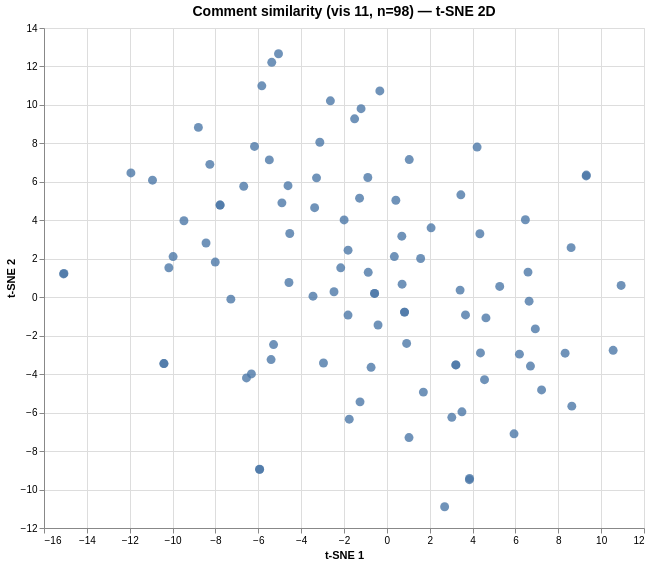

Express this chart as Vega-Lite.
### Vega specification from a JSON file in a GitHub repository (floating-point values rounded to 4 significant figures)
{"$schema": "https://vega.github.io/schema/vega/v6.json", "data": [{"name": "param_1e9efca18e7a2868_store"}, {"name": "source_0", "values": [{"comment": "The team of nutritionists consulted for this need to widen their own diet. Why is this graph missing beans, lentils, and…", "dim_1": 6.587, "dim_2": 1.306, "index": 0}, {"comment": "This is the story of Nutritionist 08, Emily.  Emily was a food nutritionist when she got selected as the 8th expert to r…", "dim_1": -2.958, "dim_2": -3.421, "index": 1}, {"comment": "The graph shows the food that nutritionist rate food from around the USA. It surprises me because I thought cheese and b…", "dim_1": 6.701, "dim_2": -3.579, "index": 2}, {"comment": "In this graph it is showing and rating the healthier foods (in America) verses the not healthy foods. What I have notice…", "dim_1": 6.187, "dim_2": -2.959, "index": 3}, {"comment": "What do you notice?\nThe response by Americans and the response by nutritionists can be seen to be following a similar pa…", "dim_1": 3.453, "dim_2": 5.324, "index": 4}, {"comment": "What do you notice?\nI notice that many Americans think frozen yogurt is healthier than it really is.\nWhat do you wonder?…", "dim_1": -5.372, "dim_2": 12.21, "index": 5}, {"comment": "I notice foods I would consider similarly (un)healthy far from each other on the graph. I wonder if anyone else question…", "dim_1": 4.624, "dim_2": -1.074, "index": 6}, {"comment": "I think this is a graph showing what is good and what is not. I notice this graph is showing healthy and Junk food. It's…", "dim_1": 3.503, "dim_2": -5.959, "index": 7}, {"comment": "In this graph its shown to be a scatterplot and there is a median line sepewrating opinions from nutritionists and Ameri…", "dim_1": 3.031, "dim_2": -6.243, "index": 8}, {"comment": "Nutritionist vs. American Public\n\nAccording to the scatter plot, the percentage of nutrients that say that sushi is heal…", "dim_1": -15.09, "dim_2": 1.213, "index": 9}, {"comment": "\"nutritionists vs the public opinion\"\nI noticed that the median line is perfectly cuts diagonally in the scatter plot, I…", "dim_1": 1.033, "dim_2": -7.299, "index": 10}, {"comment": "I noticed that the foods americans find healthy, nutritionists don't seem to find as healthy as other foods. Like Americ…", "dim_1": -5.485, "dim_2": 7.142, "index": 11}, {"comment": "Percent of food considered by Americans and nutritionists. Both  Americans and nutritionists consider granola bars, froz…", "dim_1": -6.177, "dim_2": 7.843, "index": 12}, {"comment": "More than anything else, it is what nutritionists consider good for health, such as popcorn, which they consider healthy…", "dim_1": -6.68, "dim_2": 5.771, "index": 13}, {"comment": "I noticed that foods with a lot of sugar or fat are considered unhealthy by Americans and nutritionists who think they’r…", "dim_1": -7.783, "dim_2": 4.794, "index": 14}, {"comment": "I notice that on this graph it shows the comparison between the foods Americans view as healthy and what nutritionists v…", "dim_1": 0.698, "dim_2": 3.174, "index": 15}, {"comment": "I noticed how there are various healthy foods are compared between nutritionists v. the public. I wonder why oranges are…", "dim_1": -9.975, "dim_2": 2.114, "index": 16}, {"comment": "I noticed that this graph is a comparison between regular individuals' rating of food health versus nutritionists' ratin…", "dim_1": 3.22, "dim_2": -3.519, "index": 17}, {"comment": "I notice that nutritionist say wine is healthier than steak\nI wonder what’s the healthiest food\nI don’t have pork\nNutrit…", "dim_1": -10.4, "dim_2": -3.448, "index": 18}, {"comment": "I notice that this graph compares how healthy various foods are perceived to be by nutritionists versus the American pub…", "dim_1": 0.825, "dim_2": -0.774, "index": 19}, {"comment": "I notice that Americans and nutritionists generally agree that foods like oranges, apples, and kale are healthy. However…", "dim_1": -10.94, "dim_2": 6.085, "index": 20}, {"comment": "I notice that Sushi seems to be considered healthy by 80% of nutritionists and only about 50% healthy by Americans makin…", "dim_1": -15.07, "dim_2": 1.237, "index": 21}, {"comment": "I noticed that some people could think something is healthy, and others could think it's not. I think it's mostly based …", "dim_1": -10.17, "dim_2": 1.533, "index": 22}, {"comment": "In this graph, this is showing what people have voted for that they think are healthy. The higher up you go the healthie…", "dim_1": 4.368, "dim_2": -2.895, "index": 23}, {"comment": "I notice that the graph has the linear line of nutritionists and americans that say certain foods are healthy. I notice …", "dim_1": -5.403, "dim_2": -3.243, "index": 24}, {"comment": "I’m noticed that some foods are more healthier according to nutritionists compared to the public. I wonder why people fe…", "dim_1": -8.439, "dim_2": 2.821, "index": 25}, {"comment": "1. I noticed that for the most part, Americans and nutritionists agreed on items on either extreme, that being closer to…", "dim_1": -5.835, "dim_2": 10.99, "index": 26}, {"comment": "I noticed that foods with more sugar or commonly characterized as fast foods seem to be considered less healthy by the p…", "dim_1": -5.943, "dim_2": -8.951, "index": 27}, {"comment": "What do you notice?\nI notice that hamburgers are both equally thought between the two comparisons \nWhat do you wonder? \n…", "dim_1": 8.598, "dim_2": 2.579, "index": 28}, {"comment": "I noticed that baked potatoes are so much healthier than the fried potatoes. I wonder why fried potatoes are so much unh…", "dim_1": -9.47, "dim_2": 3.976, "index": 29}, {"comment": "Title: True Healthy Foods\nWhat I notice about this is that graph shows the rating of a bunch of foods that the nutrition…", "dim_1": -4.898, "dim_2": 4.907, "index": 30}, {"comment": "1. I noticed that foods with a lot of sugar or fat are considered unhealthy \n2. I wonder how much the opinions of Americ…", "dim_1": -8.26, "dim_2": 6.909, "index": 31}, {"comment": "Thanks to all the students who responded.   Here are some of the catchy headlines that we received:  “When Experts and E…", "dim_1": 9.31, "dim_2": 6.352, "index": 32}, {"comment": "I noticed that 10% of Americans think that coke is healthy \n\nI wonder why this 10% think it’s healthy \n\nThis relates  to…", "dim_1": -8.796, "dim_2": 8.832, "index": 33}, {"comment": "the food is in a order to witch people like and dont like or eat a lot then dont i wonder how long this took it shows fo…", "dim_1": 10.56, "dim_2": -2.759, "index": 34}, {"comment": "I notice that this graph compares how healthy various foods are perceived to be by nutritionists versus the American pub…", "dim_1": 0.825, "dim_2": -0.774, "index": 35}, {"comment": "lots of unheathle food", "dim_1": 10.93, "dim_2": 0.612, "index": 36}, {"comment": "I noticed that foods with a lot of sugar or fat are considered unhealthy by Americans and nutritionists who think they’r…", "dim_1": -7.783, "dim_2": 4.795, "index": 37}, {"comment": "I immediately noticed in this graph that butter is the closest food to be agreed upon with both nutritionists and regula…", "dim_1": -4.531, "dim_2": 3.313, "index": 38}, {"comment": "This graph shows how nutritionists and the general American public view the healthiness of different foods. The higher a…", "dim_1": -1.81, "dim_2": 2.448, "index": 39}, {"comment": "This scatter plot compares what nutritionists and Americans deem healthy regarding food. I first noticed that Americans …", "dim_1": -0.87, "dim_2": 1.296, "index": 40}, {"comment": "The graph hard to read clearly. Are readers to assume the point is centered in the middle of the item? This works for ci…", "dim_1": 4.212, "dim_2": 7.808, "index": 41}, {"comment": "This graph displays how nutritionists and Americans rate how healthy different foods are. The higher up a food is, the m…", "dim_1": -2.153, "dim_2": 1.53, "index": 42}, {"comment": "I notice that the graph has the linear line of nutritionists and americans that say certain foods are healthy. I notice …", "dim_1": -1.812, "dim_2": -0.927, "index": 43}, {"comment": "In this graph, I noticed only around 10 foods on the line. This means there are only 10 foods in this group that nutriti…", "dim_1": -0.736, "dim_2": -3.646, "index": 44}, {"comment": "I notice that this graph is comparing foods based on if they are healthy or not, ranked by nutritionists and the America…", "dim_1": -5.287, "dim_2": -2.46, "index": 45}, {"comment": "I noticed that 40% of nutritionist say butter is healthy\nI wonder what this graph would look like in different states \nT…", "dim_1": 3.861, "dim_2": -9.423, "index": 46}, {"comment": "I notice that granola bars are not as healthy as people think it is .\nI also notice that vegetables and fruits are more …", "dim_1": -2.635, "dim_2": 10.21, "index": 47}, {"comment": "I noticed that 40% of nutritionists say butter is healthy \nI wonder what this graph would look like in different states …", "dim_1": 3.852, "dim_2": -9.487, "index": 48}, {"comment": "1. What do I notice?\nI noticed that most nutritionists think of certain foods as healthy, when not as many Americans bel…", "dim_1": -0.888, "dim_2": 6.226, "index": 49}, {"comment": "What do you notice?\n\nThat Americans frozen yogurt is healthier than it actually is\n• What do you wonder?\nI wonder why Am…", "dim_1": -5.056, "dim_2": 12.66, "index": 50}, {"comment": "I notice that chocolate chip cookies, French fries, and regular soda has the least amount because of the sugar. I wonder…", "dim_1": 3.418, "dim_2": 0.37, "index": 51}, {"comment": "I notice that nutritionist say wine is healthier than steak\nI wonder what’s the healthiest food\nI don’t have pork\nNutrit…", "dim_1": -10.4, "dim_2": -3.448, "index": 52}, {"comment": "I notice that what people say and what nutritionist say are kind of similar \nI wonder what butter and steak tastes like …", "dim_1": 2.696, "dim_2": -10.89, "index": 53}, {"comment": "What do you notice? I noticed that even though 70% of people think granola is healthy, only 25% of nutritionists believe…", "dim_1": -1.505, "dim_2": 9.278, "index": 54}, {"comment": "• What do you notice?\nI noticed that nutritionists think granola bars are unhealthy. Others grew up always thinking it w…", "dim_1": -1.204, "dim_2": 9.806, "index": 55}, {"comment": "1. I see that half of our foods are near the not good for you at all by the percentage by the y-axis. And they are not h…", "dim_1": -6.551, "dim_2": -4.197, "index": 56}, {"comment": "What do you notice?\nI notice that there is a lot of different comparisons between Americans and nutritionist on what is …", "dim_1": -3.447, "dim_2": 0.056, "index": 57}, {"comment": "7. This graph illustrates how Americans’ beliefs about what foods are healthy align with the expert opinions of nutritio…", "dim_1": -3.371, "dim_2": 4.657, "index": 58}, {"comment": "1. I noticed that half of our foods are near the not so nutritious by the percentage on the y-axis. And they are not hea…", "dim_1": -6.321, "dim_2": -3.987, "index": 59}, {"comment": "Headline: Nutritionists vs. Americans: Perception of Health in Foods \nI notice that a good amount of the foods are rated…", "dim_1": -0.412, "dim_2": -1.444, "index": 60}, {"comment": "In this graph I noticed that it is comapring how people and nutritionalist view certain foods on a scale of how healthy …", "dim_1": 0.923, "dim_2": -2.404, "index": 61}, {"comment": "This graph compares how healthy Americans see certain foods versus how healthy nutritionists have found food to be. I no…", "dim_1": 0.349, "dim_2": 2.116, "index": 62}, {"comment": "I noticed that this graph is a comparison between regular individuals' rating of food health versus nutritionists' ratin…", "dim_1": 3.22, "dim_2": -3.518, "index": 63}, {"comment": "I notice the graph is about nutrition and the percentage of what Americans think is heathy or not compared to the opinio…", "dim_1": 1.704, "dim_2": -4.934, "index": 64}, {"comment": "Welcome to Wednesday's live moderation of “What’s Going On in This Graph?”  Today’s graph is about how the public and nu…", "dim_1": 9.302, "dim_2": 6.306, "index": 65}, {"comment": "This graph displays a comparison between regular individuals' rating of food health versus nutritionalists' rating of fo…", "dim_1": 8.319, "dim_2": -2.91, "index": 66}, {"comment": "I noticed that for a lot of foods that people think are \"healthy\" such as granola, really aren't that healthy. Even Slim…", "dim_1": -3.128, "dim_2": 8.06, "index": 67}, {"comment": "What do you notice? I notice that foods very high in saturated fat content, sugar, and highly processed are at the botto…", "dim_1": 6.638, "dim_2": -0.207, "index": 68}, {"comment": "The graph represents the comparison between foods that Americans say are \"healthy\" and \"unhealthy.\" Foods with extreme l…", "dim_1": 4.558, "dim_2": -4.287, "index": 69}, {"comment": "This image shows the level of percentage that food is rated at to show what food has the most and best nutrition, but no…", "dim_1": -1.252, "dim_2": -5.441, "index": 70}, {"comment": "This graph demonstrates plots of where Americans (x) and nutritionists (y) believe certain foods place on a \"healthy\" sc…", "dim_1": 1.577, "dim_2": 2.015, "index": 71}, {"comment": "What do you notice?\nI notice the Y-axis shows the percent of nutritionists saying a food is healthy, while the X-axis sh…", "dim_1": -2.467, "dim_2": 0.285, "index": 72}, {"comment": "People in the graph put fresh foods as rated healthier over highly processed foods as unhealthy.", "dim_1": 6.928, "dim_2": -1.646, "index": 73}, {"comment": "Scale of foods from healthy to unhealthy", "dim_1": -7.281, "dim_2": -0.099, "index": 74}, {"comment": "What do you notice?\nI notice that most Americans are aligned with nutritionists regarding vegetables but not regarding r…", "dim_1": 0.419, "dim_2": 5.043, "index": 75}, {"comment": "This graph displays a scatter plot of the food nutritionists and other Americans say are healthy and unhealthy. I notice…", "dim_1": 3.67, "dim_2": -0.921, "index": 76}, {"comment": "i love junk food", "dim_1": -1.755, "dim_2": -6.343, "index": 77}, {"comment": "Of all the foods mentioned, quinoa is one of the healthiest. It is a whole grain rich in vegetable protein, fiber, vitam…", "dim_1": -11.94, "dim_2": 6.462, "index": 78}, {"comment": "1)This chart shows how nutritionists and the general public differ in their views on which foods are healthy. There’s st…", "dim_1": -3.282, "dim_2": 6.207, "index": 79}, {"comment": "1. I notice that the middle of the graph is the equal point between what nutritionists say is healthy, and what American…", "dim_1": -4.613, "dim_2": 5.802, "index": 80}, {"comment": "1) What do you notice?\nI noticed that many foods  believed to be healthy, like granola bars, frozen yogurt, and orange j…", "dim_1": -1.274, "dim_2": 5.15, "index": 81}, {"comment": "Observations - In this graph, 2,000 voters and 672 nutritionists went on to rate the healthiness of 52 foods. Junk foods…", "dim_1": -1.994, "dim_2": 4.02, "index": 82}, {"comment": "Quality is not recognized in this graphic. For example, an organic pizza loaded with veggies is very different from a gr…", "dim_1": 8.631, "dim_2": -5.663, "index": 83}, {"comment": "What do you notice?\n- What I did notice was that a solid source of protein (that being hamburgers) are so far down on th…", "dim_1": 6.465, "dim_2": 4.028, "index": 84}, {"comment": "I think the picture represents how Americans think certain foods are healthy, compared to how nutritionists view them. T…", "dim_1": 2.064, "dim_2": 3.611, "index": 85}, {"comment": "I find that we think certain foods are healthy because of what we have been told. Advertisements depict certain foods li…", "dim_1": -8.008, "dim_2": 1.827, "index": 86}, {"comment": "In this graph, it seems that many Americans have a similar view of nutrition compared to nutritionists, with some being …", "dim_1": 0.711, "dim_2": 0.68, "index": 87}, {"comment": "i think this graph is fake. theres no way professinals think popcorn is healthier than steak. i could maybe get why wine…", "dim_1": 7.22, "dim_2": -4.821, "index": 88}, {"comment": "In the graph, the first thing that caught my eye was the frozen yogurt and the granola bars that are meant to be healthy…", "dim_1": 5.267, "dim_2": 0.56, "index": 89}, {"comment": "I noticed that foods that are portrayed by the media and seen as fast foods tend to be known for being bad for one's hea…", "dim_1": 1.045, "dim_2": 7.158, "index": 90}, {"comment": "1) What do you notice? \n\nI notice that this graph is a scatter plot about the types of food that are healthy for you. Fo…", "dim_1": 4.341, "dim_2": 3.302, "index": 91}, {"comment": "We noticed that foods with more sugar or commonly characterized as fast foods seem to be considered less healthy by the …", "dim_1": -5.935, "dim_2": -8.945, "index": 92}, {"comment": "We want to name this: The Food Bar!\nWe want know why are granola bars far from being healthy and why is steak half way d…", "dim_1": -0.328, "dim_2": 10.73, "index": 93}, {"comment": "I noticed that the graph shows an excellent correlation, I would guess R-squared is close to 0.95.\n\nMy catchy headline: …", "dim_1": 5.935, "dim_2": -7.103, "index": 94}, {"comment": "My catchy headline:\n“Americans are Not Dumb About Nutrition.”", "dim_1": -4.57, "dim_2": 0.767, "index": 95}, {"comment": "I notice on this scatter plot graph of nutritionists and the American peoples rating of various foods.  As expected, thi…", "dim_1": -0.573, "dim_2": 0.196, "index": 96}, {"comment": "I notice on this scatter plot graph of nutritionists and the American peoples rating of various foods.  As expected, thi…", "dim_1": -0.573, "dim_2": 0.196, "index": 97}]}, {"name": "source_0_x_domain_dim_1", "values": [{"min": -15.09, "max": 10.93}]}, {"name": "source_0_y_domain_dim_2", "values": [{"min": -10.89, "max": 12.66}]}], "signals": [{"name": "unit", "value": {}, "on": [{"events": "pointermove", "update": "isTuple(group()) ? group() : unit"}]}, {"name": "param_1e9efca18e7a2868", "update": "vlSelectionResolve(\"param_1e9efca18e7a2868_store\", \"union\")"}, {"name": "param_1e9efca18e7a2868_dim_1", "on": [{"events": [{"source": "view", "type": "dblclick"}], "update": "null"}, {"events": {"signal": "param_1e9efca18e7a2868_translate_delta"}, "update": "panLinear(param_1e9efca18e7a2868_translate_anchor.extent_x, -param_1e9efca18e7a2868_translate_delta.x / width)"}, {"events": {"signal": "param_1e9efca18e7a2868_zoom_delta"}, "update": "zoomLinear(domain(\"x\"), param_1e9efca18e7a2868_zoom_anchor.x, param_1e9efca18e7a2868_zoom_delta)"}]}, {"name": "param_1e9efca18e7a2868_dim_2", "on": [{"events": [{"source": "view", "type": "dblclick"}], "update": "null"}, {"events": {"signal": "param_1e9efca18e7a2868_translate_delta"}, "update": "panLinear(param_1e9efca18e7a2868_translate_anchor.extent_y, param_1e9efca18e7a2868_translate_delta.y / height)"}, {"events": {"signal": "param_1e9efca18e7a2868_zoom_delta"}, "update": "zoomLinear(domain(\"y\"), param_1e9efca18e7a2868_zoom_anchor.y, param_1e9efca18e7a2868_zoom_delta)"}]}, {"name": "param_1e9efca18e7a2868_tuple", "on": [{"events": [{"signal": "param_1e9efca18e7a2868_dim_1 || param_1e9efca18e7a2868_dim_2"}], "update": "param_1e9efca18e7a2868_dim_1 && param_1e9efca18e7a2868_dim_2 ? {unit: \"\", fields: param_1e9efca18e7a2868_tuple_fields, values: [param_1e9efca18e7a2868_dim_1,param_1e9efca18e7a2868_dim_2]} : null"}]}, {"name": "param_1e9efca18e7a2868_tuple_fields", "value": [{"field": "dim_1", "channel": "x", "type": "R"}, {"field": "dim_2", "channel": "y", "type": "R"}]}, {"name": "param_1e9efca18e7a2868_translate_anchor", "value": {}, "on": [{"events": [{"source": "scope", "type": "pointerdown"}], "update": "{x: x(unit), y: y(unit), extent_x: domain(\"x\"), extent_y: domain(\"y\")}"}]}, {"name": "param_1e9efca18e7a2868_translate_delta", "value": {}, "on": [{"events": [{"source": "window", "between": [{"source": "scope", "type": "pointerdown"}, {"source": "window", "type": "pointerup"}], "type": "pointermove", "consume": true}], "update": "{x: param_1e9efca18e7a2868_translate_anchor.x - x(unit), y: param_1e9efca18e7a2868_translate_anchor.y - y(unit)}"}]}, {"name": "param_1e9efca18e7a2868_zoom_anchor", "on": [{"events": [{"source": "scope", "type": "wheel", "consume": true}], "update": "{x: invert(\"x\", x(unit)), y: invert(\"y\", y(unit))}"}]}, {"name": "param_1e9efca18e7a2868_zoom_delta", "on": [{"events": [{"source": "scope", "consume": true, "type": "wheel"}], "update": "pow(1.001, event.deltaY * pow(16, event.deltaMode))", "force": true}]}, {"name": "param_1e9efca18e7a2868_modify", "on": [{"events": {"signal": "param_1e9efca18e7a2868_tuple"}, "update": "modify(\"param_1e9efca18e7a2868_store\", param_1e9efca18e7a2868_tuple, true)"}]}], "marks": [{"type": "symbol", "name": "marks", "from": {"data": "source_0"}, "encode": {"update": {"opacity": {"value": 0.8}, "fill": {"value": "#4c78a8"}, "shape": {"value": "circle"}, "size": {"value": 80}, "x": {"field": "dim_1", "scale": "x"}, "y": {"field": "dim_2", "scale": "y"}, "tooltip": {"signal": "{\"Comment #\": format(datum[\"index\"], \"\"), \"Comment\": isValid(datum[\"comment\"]) ? datum[\"comment\"] : \"\"+datum[\"comment\"]}"}}}, "interactive": true, "style": ["circle"], "clip": true}], "scales": [{"name": "x", "type": "linear", "domain": [{"signal": "(data(\"source_0_x_domain_dim_1\")[0] || {}).min"}, {"signal": "(data(\"source_0_x_domain_dim_1\")[0] || {}).max"}], "range": [0, {"signal": "width"}], "zero": true, "domainRaw": {"signal": "param_1e9efca18e7a2868[\"dim_1\"]"}, "nice": true}, {"name": "y", "type": "linear", "domain": [{"signal": "(data(\"source_0_y_domain_dim_2\")[0] || {}).min"}, {"signal": "(data(\"source_0_y_domain_dim_2\")[0] || {}).max"}], "range": [{"signal": "height"}, 0], "domainRaw": {"signal": "param_1e9efca18e7a2868[\"dim_2\"]"}, "nice": true, "zero": true}], "axes": [{"scale": "x", "aria": false, "gridScale": "y", "grid": true, "maxExtent": 0, "minExtent": 0, "tickCount": {"signal": "ceil(width/40)"}, "domain": false, "orient": "bottom", "ticks": false, "labels": false, "zindex": 0}, {"scale": "y", "domain": false, "ticks": false, "zindex": 0, "gridScale": "x", "grid": true, "tickCount": {"signal": "ceil(height/40)"}, "maxExtent": 0, "labels": false, "aria": false, "orient": "left", "minExtent": 0}, {"scale": "x", "labelFlush": true, "grid": false, "labelOverlap": true, "tickCount": {"signal": "ceil(width/40)"}, "title": "t-SNE 1", "zindex": 0, "orient": "bottom"}, {"scale": "y", "zindex": 0, "labelOverlap": true, "grid": false, "tickCount": {"signal": "ceil(height/40)"}, "title": "t-SNE 2", "orient": "left"}], "title": {"text": "Comment similarity (vis 11, n=98) — t-SNE 2D", "frame": "group", "fontSize": 14}, "padding": 5, "background": "white", "height": 500, "style": "cell", "width": 600}
